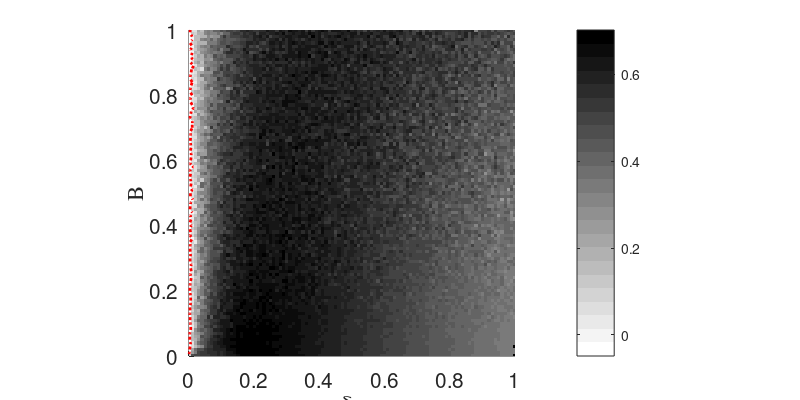
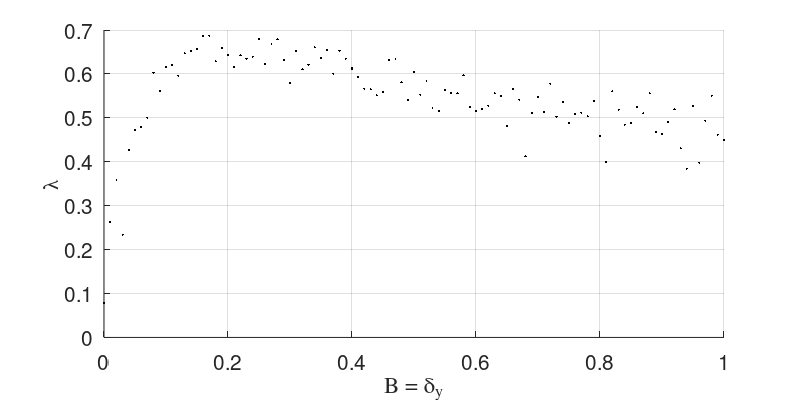
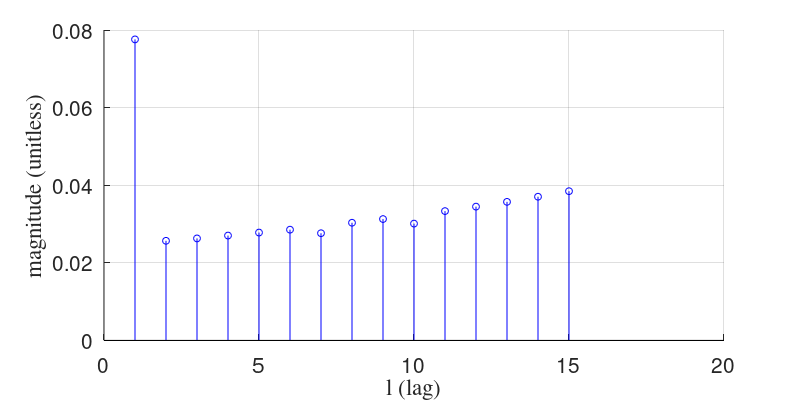

The MATLAB source for these figures, in order:
% B-dy plot
load ./SimpleCyclicExample_L41.mat

data = leans_stored;

% full color plot
figure('Units', 'inches', ...
'Position', [0 0 8 4],...
'PaperPositionMode','auto');

hold on;
cmap = colormap(flipud(gray(24)));

hImage1 = imagesc(xytol,B,data);
set(gca,'YDir','normal');
hold on;
 
[hCont2,hH2] = contour(xytol,B,data,...
             [0.0 0.0],':r','LineWidth',2);
% clabel(hCont2,hH2,'FontName','Times','FontSize', 15,'Color','r');         
         
xlim([0 1]);
ylim([0 1]);
axis square;
% 
% caxis([-0.8 0.8]);
cbar = colorbar();
set(cbar,'Visible','on');

hXLabel = xlabel('\delta_y');
hYLabel = ylabel('B');

set([hXLabel, hYLabel],'FontName','Times');
set([hXLabel, hYLabel],'FontSize', 15);

hSubtitle = title('');
set(hSubtitle,'FontName','Times');
set(hSubtitle,'FontSize', 15);
set(gca,'fontsize',15);

hold off;
print -depsc2 ./SimpleCyclicexample_Bdy.eps
close;

% B = xytol plotting
tempX = zeros(1,length(B));
tempPnts = zeros(4,length(B));

for iter = 1:1:length(B),
    tempX(1,iter) = B(iter);
    tempPnts(1,iter) = leans_stored(iter,iter);
end;

figure('Units', 'inches', ...
'Position', [0 0 8 4],...
'PaperPositionMode','auto');

hold on;

hplt = plot(tempX,tempPnts(1,:),'k.','MarkerSize',5);
grid on;

hXLabel = xlabel('B = \delta_y');
hYLabel = ylabel('\lambda');

set([hXLabel, hYLabel],'FontName','Times');
set([hXLabel, hYLabel],'FontSize', 15);

% legend('L = 10','L = 50', 'L = 250', 'L = 1750');

% set(hSubtitle,'FontName','Times');
% set(hSubtitle,'FontSize', 15);
set(gca,'fontsize',15);

hold off;
print -depsc2 ./SimpleCyclicexample_Bxytol.eps
close;

% lag stem plot
load ./SimpleCyclicExample_lags.mat

templag = 15;
tempxcors = nan(templag+1,1);
tempaxcors = nan(templag+1,1);
tempaycors = nan(templag+1,1);
for iter = 0:1:templag,
    tempxcors(iter+1,1) = corr(x(1,1:end-iter)',y(1,1+iter:end)');
    tempaxcors(iter+1,1) = corr(x(1,1:end-iter)',x(1,1+iter:end)');
    tempaycors(iter+1,1) = corr(y(1,1:end-iter)',y(1,1+iter:end)');
end;

figure('Units', 'inches', ...
'Position', [0 0 8 4],...
'PaperPositionMode','auto');

hold on;

hplt = stem(lag(1:15),leans_keep(1:15),'b','MarkerSize',5);

% hplt2 = stem(1:1:templag,tempaxcors(2:end),'r','MarkerSize',5);
% hplt3 = stem(1:1:templag,tempaycors(2:end),'g','MarkerSize',5);

grid on;

hXLabel = xlabel('l (lag)');
hYLabel = ylabel('magnitude (unitless)');

set([hXLabel, hYLabel],'FontName','Times');
set([hXLabel, hYLabel],'FontSize', 15);

% legend('\lambda','a_x','a_y')

% set(hSubtitle,'FontName','Times');
% set(hSubtitle,'FontSize', 15);
set(gca,'fontsize',15);

hold off;
print -depsc2 ./SimpleCyclicexample_difflags.eps
close;

% lagged cross cor plot
% figure('Units', 'inches', ...
% 'Position', [0 0 8 4],...
% 'PaperPositionMode','auto');
% 
% hold on;
% 
% hplt = stem(0:1:templag,tempxcors,'MarkerSize',5);
% grid on;
% 
% hXLabel = xlabel('l');
% hYLabel = ylabel('c');
% 
% set([hXLabel, hYLabel],'FontName','Times');
% set([hXLabel, hYLabel],'FontSize', 15);
% 
% % set(hSubtitle,'FontName','Times');
% % set(hSubtitle,'FontSize', 15);
% set(gca,'fontsize',15);
% 
% hold off;
% print -depsc2 ./SimpleCyclicexample_lagcorr.eps
% close;